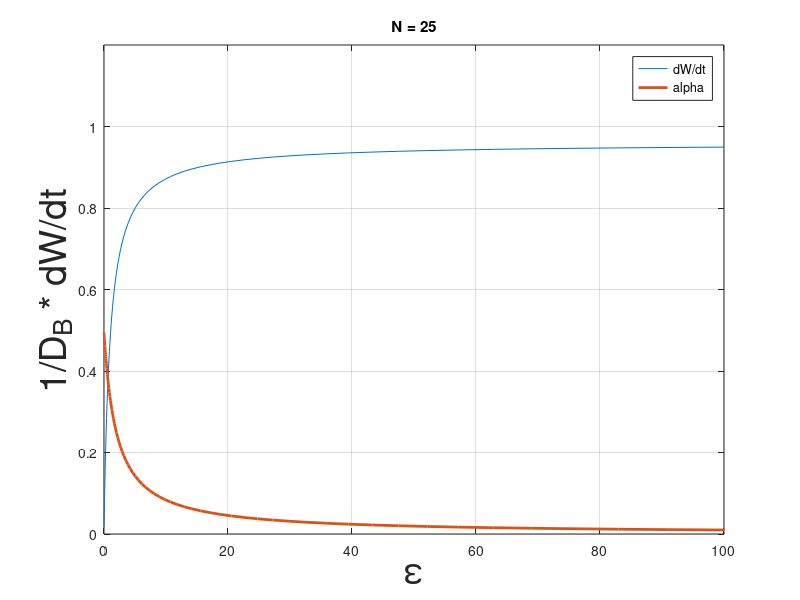

Write the MATLAB code that produced this figure.
% clear all

%% init model parameters
eps = logspace(-2,2,100);
ControlParameter = 'driving'
% ControlParameter = 'bath'
Wdot = zeros(length(eps),1);
for q=1:length(eps)
    N = 25; %number of levels
    
    Delta = 1/N; %Level Spacing
    beta=1;
    
    if(strcmp(ControlParameter,'driving'))
        a = eps(1); %transition rates a,b == w_a,w_b of the notes
        b = eps(q);
        gamma = 1; %bath coupling
        gammaPerp = 2;
    elseif (strcmp(ControlParameter,'bath'))
        a = 1;
        b = 5;
        gamma = eps(q);
    end
    lambda = sqrt(a*b);
    
    gammaUp = gamma*exp(-beta*Delta/2);
    gammaDown = gamma*exp(beta*Delta/2);
    
    %% construct superoperator matrix
    W = zeros(ceil(N/2)*(1+N)/2);
    
    W_cl =  -(a+b+gammaUp+gammaDown)* diag(ones(N,1),0) + ...
        (a+gammaDown)* diag(mod(1:N-1,2),1)+(b+gammaDown)*diag(mod(0:N-2,2),1) +...
        (a+gammaUp)* diag(mod(1:N-1,2),-1) + (b+gammaUp)*diag(mod(0:N-2,2),-1);
    W_cl(1,1) = W_cl(1,1)+b+gammaDown;
    W_cl(N,N) = W_cl(N,N)+a+gammaUp;
    
    A_x = 2*eye(N+1) - diag(ones(N,1),1)-diag(ones(N,1),-1);
    A_x = A_x*lambda/2;
    

    W(N+1:2*N-2,1:N) = A_x(1:N,2:N-1).';
    
    
    idx = N+1;
    for k = N-2:-2:1
        
        A = -2*(a+b+gammaPerp + 1i*(N-k+2)/2*Delta)*diag(ones(k,1),0) + ...
            2*a* diag(mod(1:k-1,2),1)  + 2*b*diag(mod(0:k-2,2),1)+...
            2*a* diag(mod(1:k-1,2),-1) + 2*b*diag(mod(0:k-2,2),-1);
        A(1,1) = A(1,1) + b/2;
        A(end) = A(end) + a/2;
        
        W(idx:idx+k-1,idx:idx+k-1) = A;
        A_x_k = A_x(1:k,2:k-1);
        W(idx:idx+k-1, idx+k:idx+k+size(A_x_k,2)-1) = A_x_k;
        W(idx+k:idx+k+size(A_x_k,2)-1, idx:idx+k-1) = A_x_k';
        idx = idx+k;
        
    end
    
    WW = [W 1i*W];
    WW(1:N,1:N) = W_cl;
%     WW(1:N,N+1:2*N-2) = 2*A_x(1:N,2:N-1);
    NormCondition = zeros(1,size(WW,2));
    NormCondition(1,1:N)=ones(1,N);
    %% Solve steady state equation
    
    B = zeros(1,size(WW,1)+1);
    B(end)=1;
    
    [X,R] = linsolve([WW;NormCondition],B');
    %X == [P, Re{\rho}, 0, Im{\rho}]
    
    %% Calculate heating rate
    P = X(1:N).';
    %Heating rate
    Wdot(q) = 2*sum(diff(P).*(a*mod(1:N-1,2)+b*mod(0:N-2,2)))/Delta/gamma;
%         Wdot(q) = sum(diff(P).*(a*mod(1:N-1,2)+b*mod(0:N-2,2)));
end
%% Generate plots
figure;plot(eps,-Wdot,eps,abs(lambda./(a+eps+gammaPerp+i*Delta)),'LineWidth',2);
grid;%axes('FontSize',15);
axis([0,eps(end),0,1.2])
xlabel('\epsilon','FontSize',27);
ylabel('1/D_B * dW/dt','FontSize',27);
title(['N = ',num2str(N)]);
legend(['dW/dt';'alpha'],'Location','NorthEast')
print(gcf, '-depsc2', 'qme.eps')


% print(gcf, '-depsc2', '/Users/daniel/Desktop/Thesis/code/slrt/figures/dotWvsGammaQuantum.eps')

